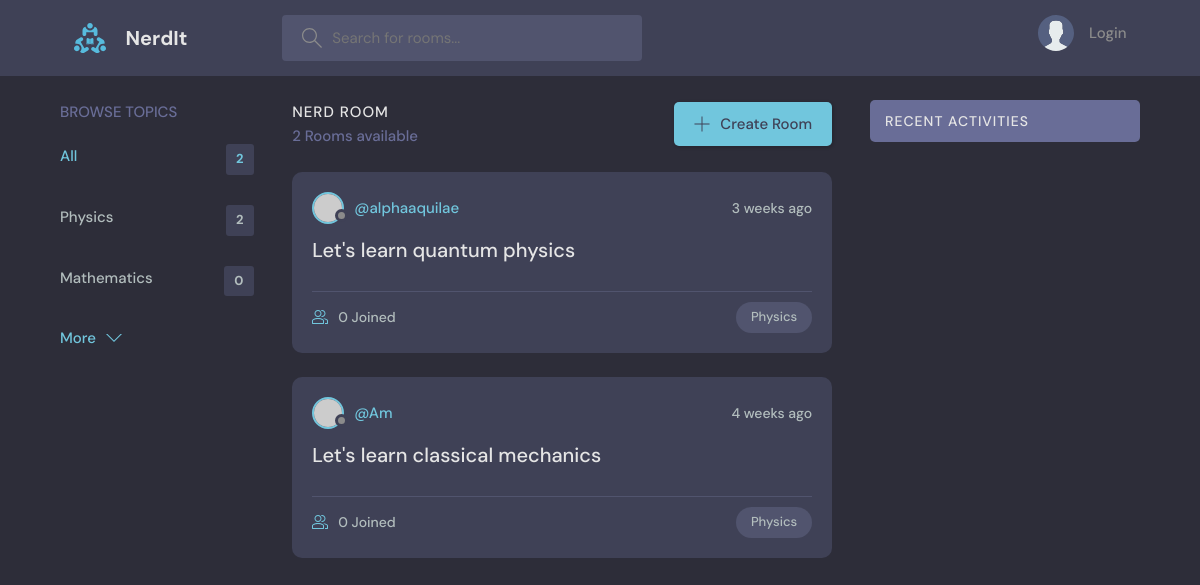
The app's page /, older data.
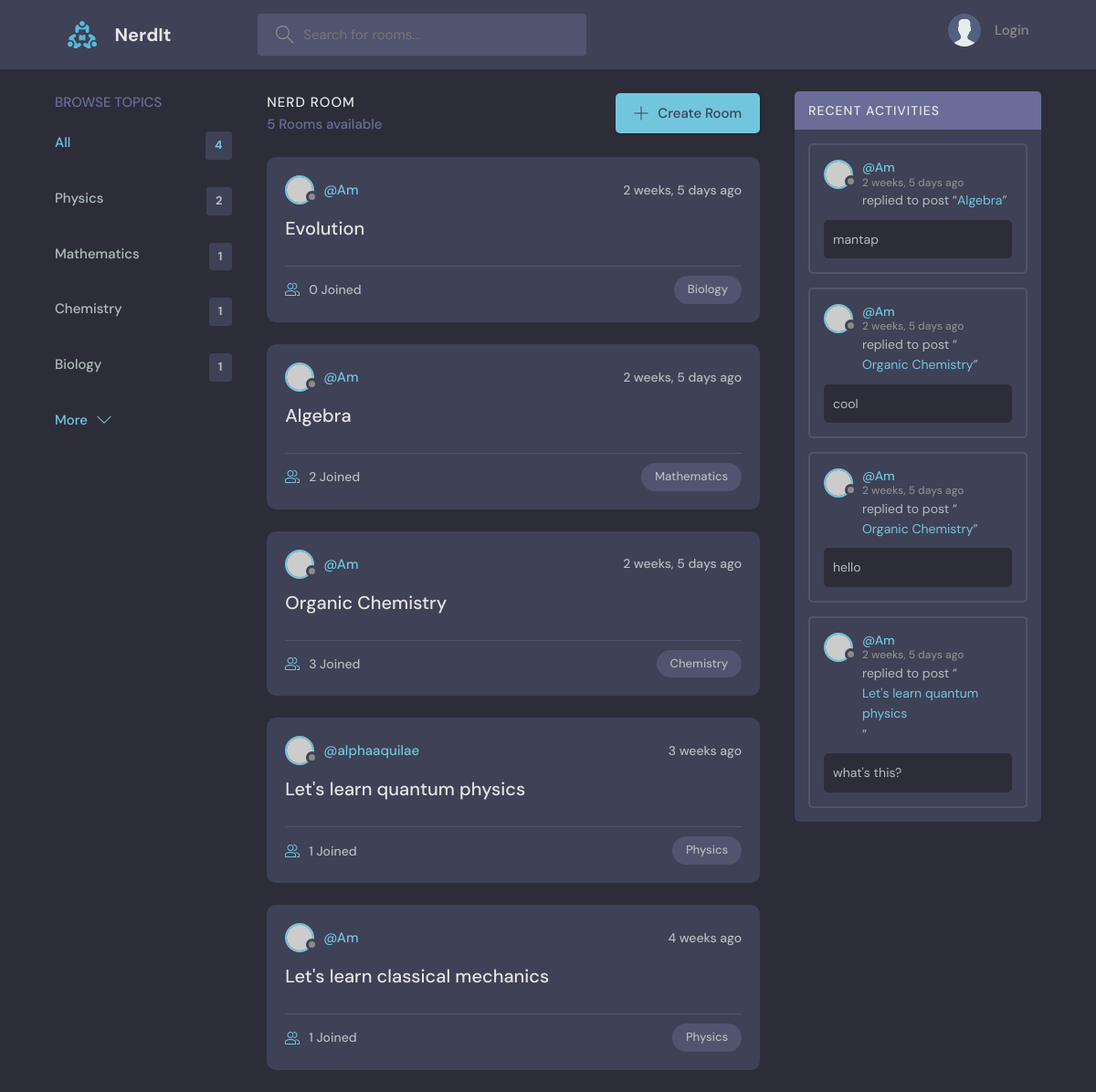
The same page, newer data.
### base/models.py (models this page shows, shortened)
class Topic(models.Model):
    name=models.CharField(max_length=200)

class Room(models.Model):
    host = models.ForeignKey(User, on_delete=models.SET_NULL, null=True)
    topic = models.ForeignKey(Topic, on_delete=models.SET_NULL, null=True)
    name  = models.CharField(max_length=200)
    description = models.TextField(null=True, blank=True)
    participants = models.ManyToManyField(User, related_name='participants', blank=True)
    updated = models.DateTimeField(auto_now=True)
    created = models.DateTimeField(auto_now_add=True)
    class Meta:
        ordering = ['-updated', '-created']
    def __str__(self):
        return self.name

class Message(models.Model):
    user = models.ForeignKey(User, on_delete=models.CASCADE)
    room = models.ForeignKey(Room, on_delete=models.CASCADE)
    body = models.TextField()
    updated = models.DateTimeField(auto_now=True)
    created = models.DateTimeField(auto_now_add=True)
    class Meta:
        ordering = ['-updated', '-created']

### base/views.py (the view)
# urls.py: path('', views.home, name="home"),
def home(request):
    q = request.GET.get('q') if request.GET.get('q') != None else ''
    rooms = Room.objects.filter(Q(topic__name__icontains = q) | Q(description__icontains=q))
    topics = Topic.objects.all()
    room_count = rooms.count()
    room_messages = Message.objects.filter(Q(room__topic__name__icontains=q))
    context = {'rooms':rooms, 'topics':topics, 'room_count':room_count, 'room_messages':room_messages}
    return render(request, 'base/home.html', context)

### base/templates/base/home.html (shortened to what this page needs)
{% extends 'main.html' %}
{% block content %}
    <main class="layout layout--3">
      <div class="container">
        {% include 'base/topics_component.html' %}
        <div class="roomList">
          <div class="roomList__header">
            <div>
              <h2>Nerd Room</h2>
              <p>{{room_count}} Rooms available</p>
            </div>
            <a class="btn btn--main" href="create-room.html">
              <svg version="1.1" xmlns="http://www.w3.org/2000/svg" width="32" height="32" viewBox="0 0 32 32">
                <title>add</title>
                <path
                  d="M16.943 0.943h-1.885v14.115h-14.115v1.885h14.115v14.115h1.885v-14.115h14.115v-1.885h-14.115v-14.115z"
                ></path>
              </svg>
              Create Room
            </a>
          </div>
          {% include 'base/feed_component.html' %}
        </div>
        {% include 'base/activity_component.html' %}
      </div>
    </main>
{% endblock %}

### base/templates/base/topics_component.html
<div class="topics">
    <div class="topics__header">
      <h2>Browse Topics</h2>
    </div>
    <ul class="topics__list">
      <li>
        <a href="{% url 'home' %}" class="active">All <span>{{topics.count}}</span></a>
      </li>
      {% for topic in topics %}
      <li>
        <a href="{% url 'home' %}?q={{topic.name}}">{{topic.name}}<span>{{topic.room_set.all.count}}</span></a>
      </li>
      {% endfor %}
    </ul>
    <a class="btn btn--link" href="topics.html">
      More
      <svg version="1.1" xmlns="http://www.w3.org/2000/svg" width="32" height="32" viewBox="0 0 32 32">
        <title>chevron-down</title>
        <path d="M16 21l-13-13h-3l16 16 16-16h-3l-13 13z"></path>
      </svg>
    </a>
  </div>

### base/templates/base/feed_component.html (shortened to what this page needs)
{% for room in rooms %}
<div class="roomListRoom">
    <div class="roomListRoom__header">
      <a href="{% url 'user-profile' room.host.id %}" class="roomListRoom__author">
        <div class="avatar avatar--small">
          <img src="https://randomuser.me/api/portraits/women/11.jpg" />
        </div>
        <span>@{{room.host.username}}</span>
      </a>
      <div class="roomListRoom__actions">
        <span>{{room.created|timesince}} ago</span>
      </div>
    </div>
    <div class="roomListRoom__content">
      <a href="{% url 'room' room.id %}">{{room.name}}</a>
    </div>
    <div class="roomListRoom__meta">
      <a href="{% url 'room' room.id%}" class="roomListRoom__joined">
        {{room.participants.all.count}} Joined
      </a>
      <p class="roomListRoom__topic">{{room.topic.name}}</p>
    </div>
  </div>
  {% endfor %}

### base/templates/base/activity_component.html
<div class="activities">
    <div class="activities__header">
      <h2>Recent Activities</h2>
    </div>
    {% for message in room_messages %}
    <div class="activities__box">
      <div class="activities__boxHeader roomListRoom__header">
        <a href="{% url 'user-profile' message.user.id %}" class="roomListRoom__author">
          <div class="avatar avatar--small">
            <img src="https://randomuser.me/api/portraits/women/11.jpg" />
          </div>
          <p>
            @{{message.user}}
            <span>{{message.created|timesince}} ago</span>
          </p>
        </a>
      </div>
      <div class="activities__boxContent">
        <p>replied to post “<a href="{% url 'room' message.room.id %}">{{message.room}}</a>”</p>
        <div class="activities__boxRoomContent">
          {{message.body}}
        </div>
      </div>
    </div>
    {% endfor %}
  </div>

Row changes from the older to the newer data that the page shows:
computed for Topic "Mathematics": room_set.all.count "0" → "1"
added Topic: name "Chemistry", room_set.all.count "1"
added Topic: name "Biology", room_set.all.count "1"
added Room: host.username "Am", created "2 weeks, 5 days", name "Evolution", participants.all.count "0", topic.name "Biology"
added Room: host.username "Am", created "2 weeks, 5 days", name "Algebra", participants.all.count "2", topic.name "Mathematics"
added Room: host.username "Am", created "2 weeks, 5 days", name "Organic Chemistry", participants.all.count "3", topic.name "Chemistry"
computed for Room "Let's learn quantum physics": participants.all.count "0" → "1"
computed for Room "Let's learn classical mechanics": participants.all.count "0" → "1"
added Message: user "Am", created "2 weeks, 5 days", room "Algebra", body "mantap"
added Message: user "Am", created "2 weeks, 5 days", room "Organic Chemistry", body "cool"
added Message: user "Am", created "2 weeks, 5 days", room "Organic Chemistry", body "hello"
added Message: user "Am", created "2 weeks, 5 days", room "Let's learn quantum physics", body "what's this?"
Text that changed along with them:
{{ topics.count }}: "2" → "4"
{{ room_count }}: "2" → "5"
